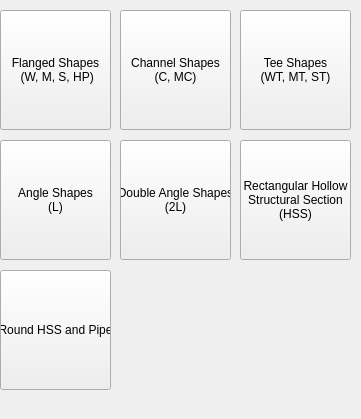
      <widget class="QWidget" name="page_10">
       <property name="geometry">
        <rect>
         <x>0</x>
         <y>0</y>
         <width>361</width>
         <height>419</height>
        </rect>
       </property>
       <attribute name="label">
        <string>Steel - ASIC Metric Designations</string>
       </attribute>
       <widget class="QPushButton" name="metricFlanged">
        <property name="geometry">
         <rect>
          <x>0</x>
          <y>10</y>
          <width>111</width>
          <height>120</height>
         </rect>
        </property>
        <property name="text">
         <string>Flanged Shapes
 (W, M, S, HP)</string>
        </property>
       </widget>
       <widget class="QPushButton" name="metricPipe">
        <property name="geometry">
         <rect>
          <x>0</x>
          <y>270</y>
          <width>111</width>
          <height>120</height>
         </rect>
        </property>
        <property name="text">
         <string>Round HSS and Pipe</string>
        </property>
       </widget>
       <widget class="QPushButton" name="metricChannel">
        <property name="geometry">
         <rect>
          <x>120</x>
          <y>10</y>
          <width>111</width>
          <height>120</height>
         </rect>
        </property>
        <property name="text">
         <string>Channel Shapes
(C, MC)</string>
        </property>
       </widget>
       <widget class="QPushButton" name="metricDoubleAngle">
        <property name="geometry">
         <rect>
          <x>120</x>
          <y>140</y>
          <width>111</width>
          <height>120</height>
         </rect>
        </property>
        <property name="text">
         <string>Double Angle Shapes
(2L)</string>
        </property>
       </widget>
       <widget class="QPushButton" name="metricT">
        <property name="geometry">
         <rect>
          <x>240</x>
          <y>10</y>
          <width>111</width>
          <height>120</height>
         </rect>
        </property>
        <property name="text">
         <string>Tee Shapes
(WT, MT, ST)</string>
        </property>
       </widget>
       <widget class="QPushButton" name="metricAngle">
        <property name="geometry">
         <rect>
          <x>0</x>
          <y>140</y>
          <width>111</width>
          <height>120</height>
         </rect>
        </property>
        <property name="text">
         <string>Angle Shapes
(L)</string>
        </property>
       </widget>
       <widget class="QPushButton" name="metricRectholloesection">
        <property name="geometry">
         <rect>
          <x>240</x>
          <y>140</y>
          <width>111</width>
          <height>120</height>
         </rect>
        </property>
        <property name="text">
         <string>Rectangular Hollow
Structural Section
(HSS)</string>
        </property>
       </widget>
      </widget>
